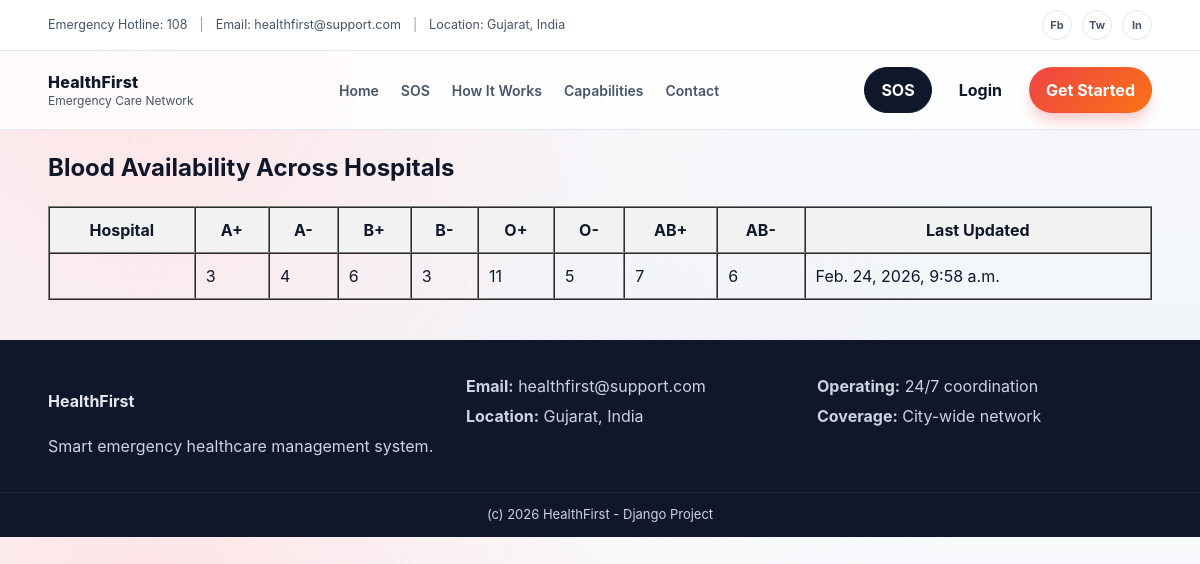
The app's page /hospitals/view-bloods/, older data.
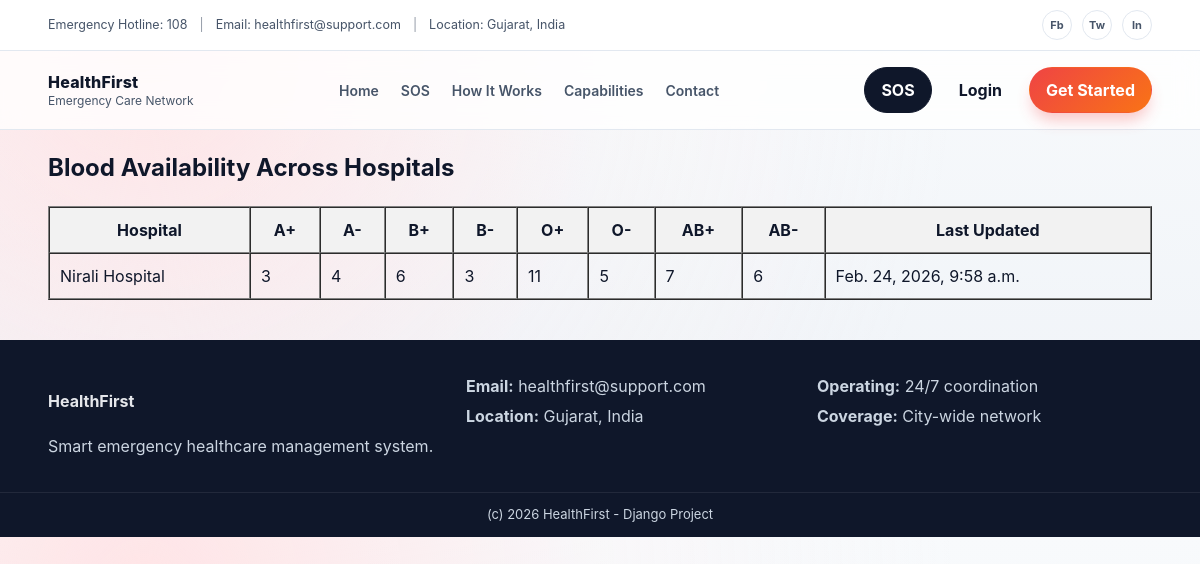
The same page, newer data.
### hospitals/models.py (models this page shows, shortened)
class BloodAvailability(models.Model):
    hospital = models.OneToOneField(Hospital, on_delete=models.CASCADE)
    a_positive = models.IntegerField(default=0)
    a_negative = models.IntegerField(default=0)
    b_positive = models.IntegerField(default=0)
    b_negative = models.IntegerField(default=0)
    o_positive = models.IntegerField(default=0)
    o_negative = models.IntegerField(default=0)
    ab_positive = models.IntegerField(default=0)
    ab_negative = models.IntegerField(default=0)
    last_updated = models.DateTimeField(auto_now=True)

class Hospital(models.Model):
    name = models.CharField(max_length=200)
    address = models.TextField()
    admin = models.OneToOneField(settings.AUTH_USER_MODEL, on_delete=models.CASCADE)
    latitude = models.FloatField(null=True, blank=True)
    longitude = models.FloatField(null=True, blank=True)
    def __str__(self):
        return self.name

### hospitals/views.py (the view)
# urls.py: path('view-bloods/', views.view_bloods, name='view_bloods'),
def view_bloods(request):
    blood_list = BloodAvailability.objects.select_related('hospital').all()
    return render(request, 'hospitals/view_bloods.html', {'blood_list': blood_list})

### hospitals/templates/hospitals/view_bloods.html (shortened to what this page needs)
{% extends "base.html" %}
{% block content %}
<section class="container">
  <h1>Blood Availability Across Hospitals</h1>
  {% if blood_list %}
  <div class="card" style="overflow-x:auto;">
    <table border="1" cellpadding="10" cellspacing="0" width="100%">
      <thead style="background-color:#f2f2f2;">
        <tr>
          <th>Hospital</th>
          <th>A+</th>
          <th>A-</th>
          <th>B+</th>
          <th>B-</th>
          <th>O+</th>
          <th>O-</th>
          <th>AB+</th>
          <th>AB-</th>
          <th>Last Updated</th>
        </tr>
      </thead>
      <tbody>
        {% for blood in blood_list %}
        <tr>
          <td>{{ blood.hospital }}</td>
          <td>{{ blood.a_positive }}</td>
          <td>{{ blood.a_negative }}</td>
          <td>{{ blood.b_positive }}</td>
          <td>{{ blood.b_negative }}</td>
          <td>{{ blood.o_positive }}</td>
          <td>{{ blood.o_negative }}</td>
          <td>{{ blood.ab_positive }}</td>
          <td>{{ blood.ab_negative }}</td>
          <td>{{ blood.last_updated }}</td>
        </tr>
        {% endfor %}
      </tbody>
    </table>
  </div>
  {% else %}
    <p>No blood data available.</p>
  {% endif %}
</section>
{% endblock %}

Row changes from the older to the newer data that the page shows:
changed through a linked row, BloodAvailability: hospital (not shown) → "Nirali Hospital"
